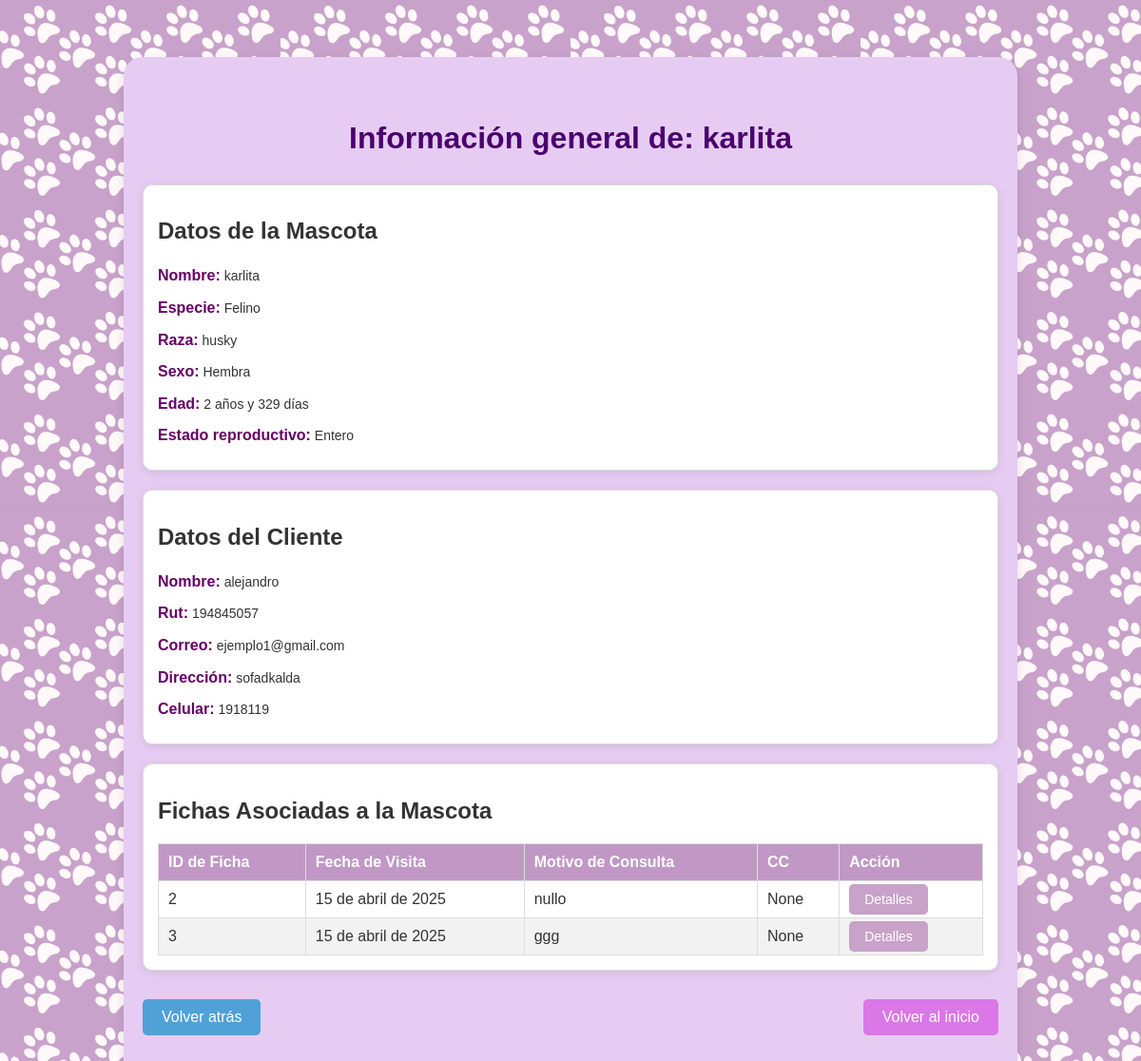
Before: /mascota/2/fichas/ (signed in) with the older database file.
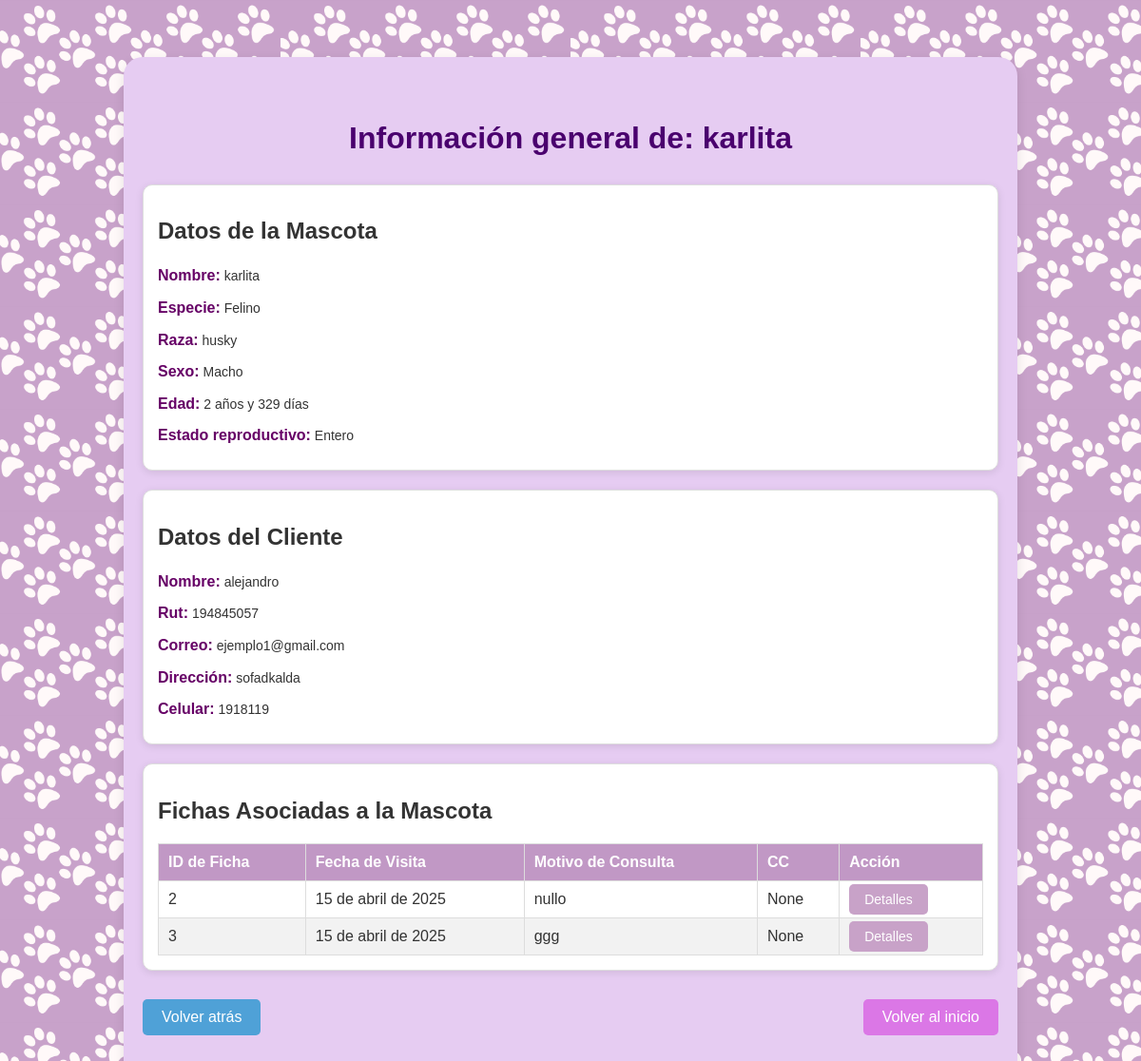
After: the same page with the newer database file.
### vetapp/models.py (models this page shows, shortened)
class Mascota(models.Model):
    SEXO_CHOICES = [
        ('Macho', 'Macho'),
        ('Hembra', 'Hembra'),
    ]
    ESPECIE_CHOICES = [
        ('Canino', 'Canino'),
        ('Felino', 'Felino'),
        ('Otro', 'Otro'),
    ]
    ESTADO_REPRODUCTIVO_CHOICES = [
        ('Entero', 'Entero'),
        ('Esterilizado', 'Esterilizado'),
    ]
    id_mascota = models.AutoField(primary_key=True)
    cliente = models.ForeignKey(Cliente, on_delete=models.CASCADE, related_name='mascotas')
    nombre = models.CharField(max_length=100)
    sexo = models.CharField(max_length=10, choices=SEXO_CHOICES)
    raza = models.CharField(max_length=100)
    especie = models.CharField(max_length=20, choices=ESPECIE_CHOICES)
    fecha_nacimiento = models.DateField()
    estado_reproductivo = models.CharField(max_length=15, choices=ESTADO_REPRODUCTIVO_CHOICES)
    def calcular_edad_completa(self):
        today = date.today()
        dias_totales = (today - self.fecha_nacimiento).days
        años = dias_totales // 365
        dias = dias_totales % 365
        años_texto = f"{años} año" if años == 1 else f"{años} años"
        dias_texto = f"{dias} día" if dias == 1 else f"{dias} días"
        return f"{años_texto} y {dias_texto}"
    edad = property(calcular_edad_completa)

### vetapp/views.py (the view)
# urls.py: path('mascota/<int:id_mascota>/fichas/', views.ver_fichas_mascota, name='ver_fichas_mascota'),
@login_required
def ver_fichas_mascota(request, id_mascota):
    mascota = get_object_or_404(Mascota, id_mascota=id_mascota)
    cliente = mascota.cliente
    fichas = Ficha.objects.filter(mascota=mascota)
    return render(request, 'vetapp/info-masc.html', {
        'mascota': mascota,
        'cliente': cliente,
        'fichas': fichas
    })

### vetapp/templates/vetapp/info-masc.html (shortened to what this page needs)
{% load static %}
<!DOCTYPE html>
<html lang="es">
<head>
    <link rel="stylesheet" href="{% static 'css/style.css' %}">
</head>
<body class="fondo-ficha">
    <section class="container-ficha">
        <h1 class="titulo-ficha">Información general de: {{ mascota.nombre }}</h1>
        <div class="ficha-details-box">
            <h2>Datos de la Mascota</h2>
            <p><strong>Nombre:</strong> {{ mascota.nombre }}</p>
            <p><strong>Especie:</strong> {{ mascota.especie }}</p>
            <p><strong>Raza:</strong> {{ mascota.raza }}</p>
            <p><strong>Sexo:</strong> {{ mascota.sexo }}</p>
            <p><strong>Edad:</strong> {{ mascota.edad }}</p>
            <p><strong>Estado reproductivo:</strong> {{ mascota.estado_reproductivo }}</p>
        </div>
        <div class="ficha-details-box">
            <h2>Datos del Cliente</h2>
            <p><strong>Nombre:</strong> {{ cliente.nombre }}</p>
            <p><strong>Rut:</strong> {{ cliente.rut }}</p>
            <p><strong>Correo:</strong> {{ cliente.correo }}</p>
            <p><strong>Dirección:</strong> {{ cliente.direccion }}</p>
            <p><strong>Celular:</strong> {{ cliente.numero }}</p>
        </div>
        <div class="ficha-details-box">
            <h2>Fichas Asociadas a la Mascota</h2>
            <table class="ver-cliente-table tabla-fichas">
                <thead>
                    <tr class="ver-cliente-tr">
                        <th class="ver-cliente-th">ID de Ficha</th>
                        <th class="ver-cliente-th">Fecha de Visita</th>
                        <th class="ver-cliente-th">Motivo de Consulta</th>
                        <th class="ver-cliente-th">CC</th>
                        <th class="ver-cliente-th">Acción</th>
                    </tr>
                </thead>
                <tbody>
                    {% for ficha in mascota.fichas.all %}
                        <tr class="ver-cliente-tr">
                            <td class="ver-cliente-td">{{ ficha.id_ficha }}</td>
                            <td class="ver-cliente-td">{{ ficha.fecha_visita }}</td>
                            <td class="ver-cliente-td">{{ ficha.motivo_consulta }}</td>
                            <td class="ver-cliente-td">{{ ficha.cc }}</td>
                            <td class="ver-cliente-td">
                                <a href="{% url 'ver_detalle_ficha' ficha.id_ficha %}" class="detalle-btn" style="text-decoration: none;">Detalles</a>
                            </td>
                        </tr>
                    {% empty %}
                        <tr class="ver-cliente-tr">
                            <td class="ver-cliente-td" colspan="4">No hay fichas registradas para esta mascota.</td>
                        </tr>
                    {% endfor %}
                </tbody>
            </table>
        </div>
        <div class="button-container">
            <a href="javascript:history.back()" class="boton-detalle-ficha volver-atras">Volver atrás</a>
            <a href="{% url 'home' %}" class="boton-detalle-ficha agregar-mascota">Volver al inicio</a>
        </div>
    </section>
</body>
</html>

Changed rows visible on the page:
changed Mascota "karlita": sexo "Hembra" → "Macho"
